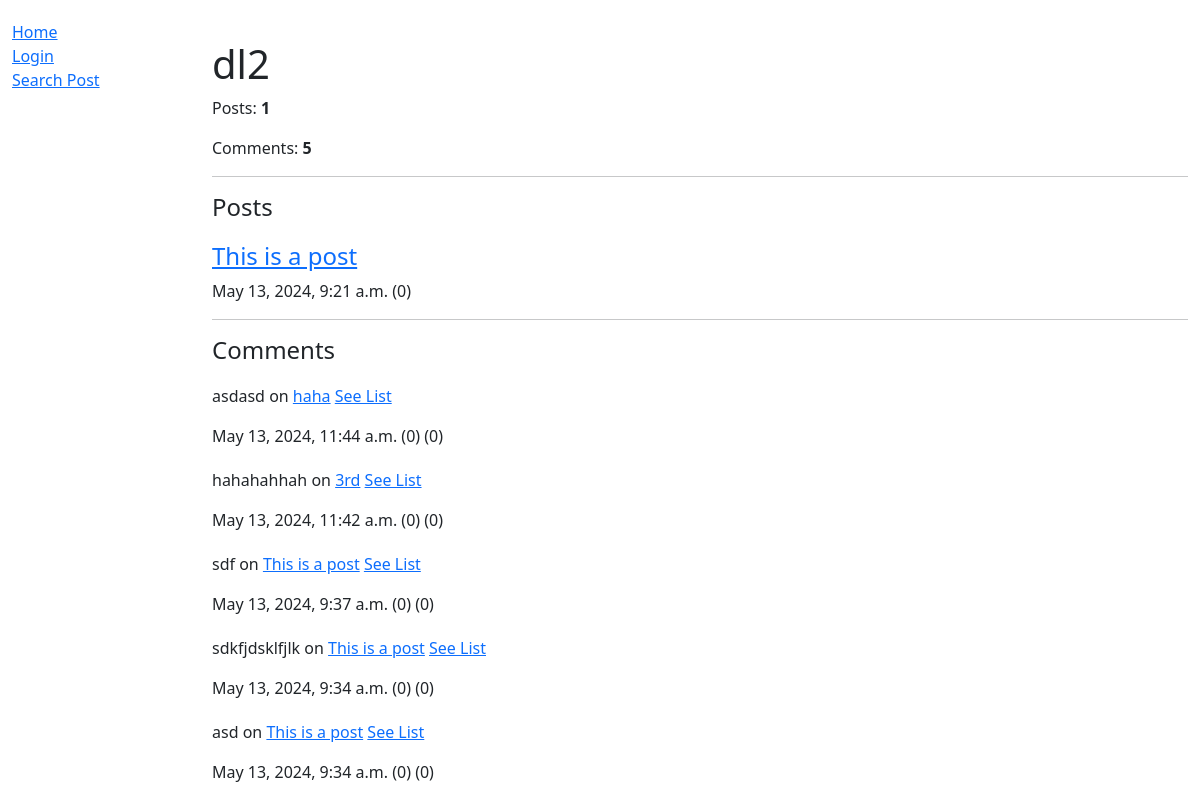
Page /blog/dl2/profile/ on the earlier database version.
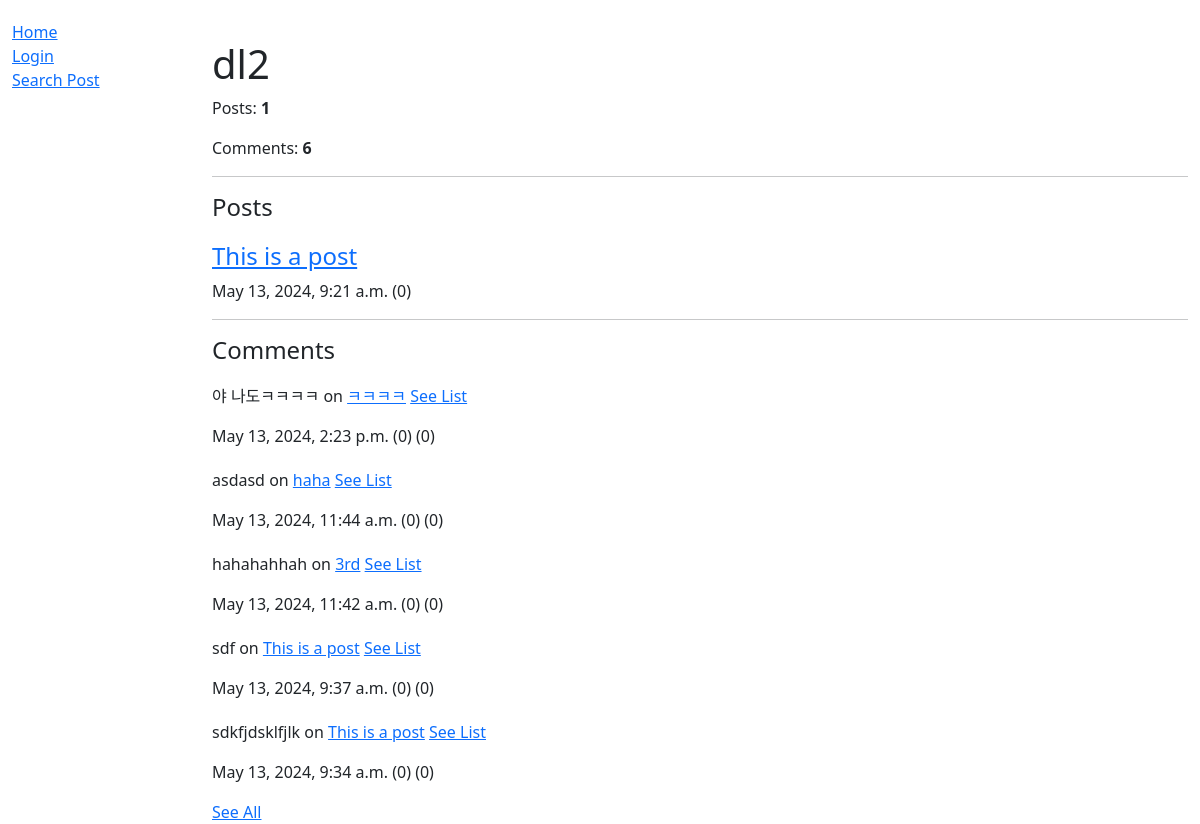
Same page on the later database version.
### blog/models.py (models this page shows, shortened)
class Post(models.Model):
    id = models.BigAutoField(help_text="Post ID", primary_key=True)
    title = models.CharField(max_length=100)
    writer = models.CharField(max_length=100)
    content = models.TextField(max_length=5000)
    date = models.DateTimeField(default=datetime.now, blank=True)
    likes = models.IntegerField(default=0)
    class Meta:
        ordering = ['-date']
    def __str__(self):
        return self.title

class Comment(models.Model):
    id = models.BigAutoField(help_text="Comment ID", primary_key=True)
    post = models.ForeignKey("Post", on_delete=models.CASCADE)
    writer = models.CharField(max_length=100)
    content = models.CharField(max_length=200)
    date = models.DateTimeField(default=datetime.now, blank=True)
    likes = models.IntegerField(default=0)
    dislikes = models.IntegerField(default=0)
    class Meta:
        ordering = ['-date']

### blog/views.py (the view)
# urls.py: path('<str:user>/profile/', views.profile, name="user-profile"),
def profile(request, user):
    try:
        get_user_model().objects.get(username=user)
    except:
        raise Http404("Profile does not Exist.")
    context = {
        'name':user,
        'posts':Post.objects.filter(writer=user),
        'comments':Comment.objects.filter(writer=user),
        'auth':False,
    }
    if user == request.user.username:
        context['auth'] = True
    return render(request, 'profile.html', context=context)

### blog/templates/profile.html (shortened to what this page needs)
{% extends "base.html" %}
{% block content %}
    <h1 style="margin-top: 20px;">{{name}}</h1>
    <p>Posts: <strong>{{posts.count}}</strong></p>
    <p>Comments: <strong>{{comments.count}}</strong></p>
    <hr />
    <h4>Posts</h4>
    {% if posts %}
        {% for post in posts|slice:"5" %}
            <div style="margin-top: 20px;">
                <h4><a href="{% url 'post' post.id %}">{{post.title}}</a></h4>
                <p  style="white-space: nowrap; overflow: hidden; max-width: 100%;">
                {{post.date}} ({{post.likes}})
                </p>
            </div>
        {% endfor %}
    {% else %}
        <p>No posts yet.</p>
    {% endif %}
    <hr />
    <h4>Comments</h4>
    {% if comments %}
        {% for comment in comments|slice:"5" %}
            <div style="margin-top: 20px;">
                <p>{{comment.content}} on <a href="{% url 'post' comment.post.id %}">{{comment.post}}</a> <a href="{% url 'comments' comment.post.id %}"> See List</a></p>
                <p  style="white-space: nowrap; overflow: hidden; max-width: 100%;">
                {{comment.date}} ({{comment.likes}}) ({{comment.dislikes}})
                </p>
            </div>
        {% endfor %}
        {% if comments.count > 5 %}
            <a href="{% url 'show-all' name 'comments' %}">See All</a>
    {% endif %}
    {% else %}
        <p>No comments yet.</p>
    {% endif %}
{% endblock %}

Differences in the rows shown:
no longer on this page (row unchanged): Comment: content "asd", post "This is a post", date "May 13, 2024, 9:34 a.m.", likes "0", dislikes "0"
added Comment: content "야 나도ㅋㅋㅋㅋ", post "ㅋㅋㅋㅋ", date "May 13, 2024, 2:23 p.m.", likes "0", dislikes "0"
Other differences:
{{ comments.count }}: "5" → "6"
text now shown: "See All"
